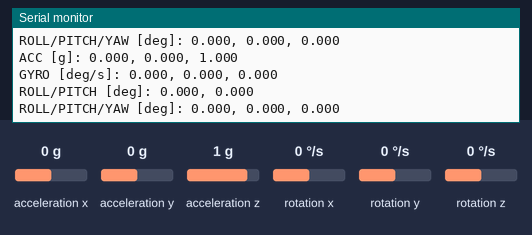
Bench run of a program on a simulated ESP32. On the bench: the last lines printed to the serial monitor. Wiring (inferred from the names in the program): MPU-6050 motion sensor at I2C address 0x68. The inputs (shaded band) are chosen by the test bench; at power-on: acceleration x 0 g, acceleration y 0 g, acceleration z 1 g, rotation x 0 °/s, rotation y 0 °/s, rotation z 0 °/s.

Above: at 4.4 s.
4.5 s: acceleration x set to -1.4 g
At 4.6 s:
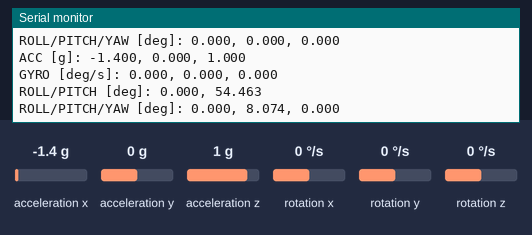
7.5 s: acceleration y set to -1.4 g
At 8.3 s:
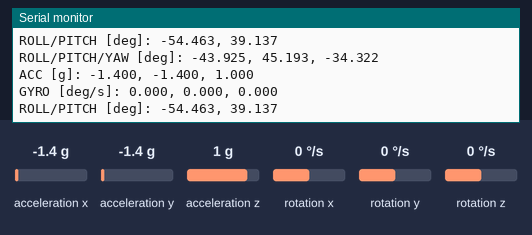
9.0 s: acceleration z set to -1.4 g
At 9.01 s:
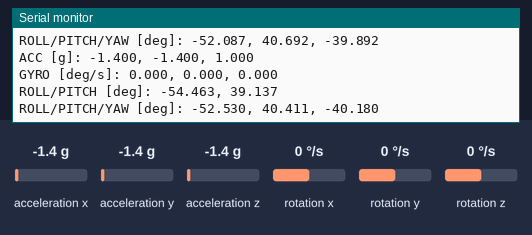
10.5 s: rotation x set to -192 °/s
At 10.51 s:
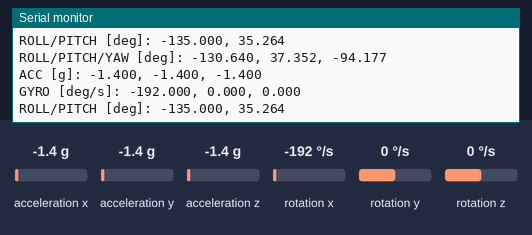
12.0 s: rotation y set to -192 °/s
At 12.02 s:
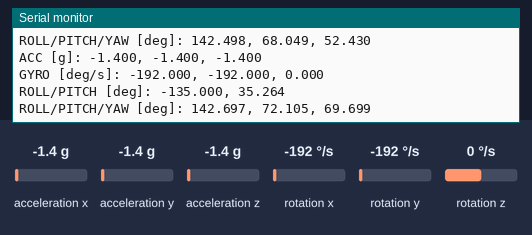
Timing chart, 0 to 14.5 s (numbered marks = the images above; inputs shaded):
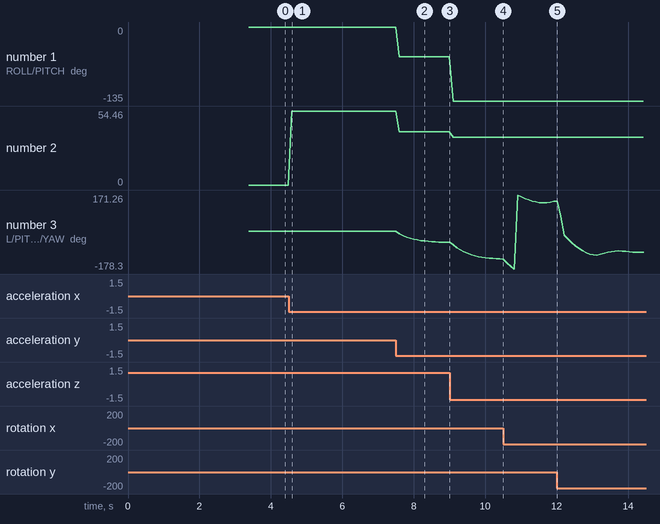

The program:

main.cpp
```cpp
#include <Arduino.h>

#include "mpu6050.h"

#include "imu_filter.h"


constexpr uint32_t IMU_INTERVAL_MS = 10;
constexpr uint32_t PRINT_INTERVAL_MS = 100;

ImuFilter imuFilter(2.0f);

uint32_t lastImuTime = 0;
uint32_t lastPrintTime = 0;

Mpu6050Data data;
EulerAngles latestAngles;


void setup()
{
    Serial.begin(115200);

    if (!mpu6050Init())
    {
        Serial.println("MPU6050 initialization failed");

        while (true)
        {
            delay(1000);
        }
    }

    Serial.println("MPU6050 initialized successfully");

    Serial.println("Keep MPU6050 completely still...");
    Serial.println("Gyroscope calibration starting");

    if (mpu6050CalibrateGyro(500))
    {
        Mpu6050GyroBias bias =
            mpu6050GetGyroBias();

        Serial.println("Calibration complete");

        Serial.print("Gyro bias: ");
        Serial.print(bias.gx, 3);
        Serial.print(", ");

        Serial.print(bias.gy, 3);
        Serial.print(", ");

        Serial.println(bias.gz, 3);
    }
    else
    {
        Serial.println("Gyroscope calibration failed");

        while (true)
        {
            delay(1000);
        }
    }

    Mpu6050Data initialData;

    if (mpu6050Read(initialData))
    {
        Mpu6050Orientation initialOrientation;

        mpu6050GetAccelOrientation(
            initialData,
            initialOrientation
        );

        Serial.println("Orientation filter initialized");
    }

    lastImuTime = millis();
    lastPrintTime = lastImuTime;
}


void loop()
{
    uint32_t currentTime = millis();

    if (currentTime - lastImuTime >= IMU_INTERVAL_MS)
    {
        float deltaTime = (currentTime - lastImuTime) / 1000.0f;

        lastImuTime = currentTime;

        if (mpu6050Read(data))
        {
            imuFilter.update(data, deltaTime);

            latestAngles = imuFilter.getEulerAngles();
        }
        else
        {
            Serial.println("MPU6050 read failed");
        }
    }

    if (currentTime - lastPrintTime >= PRINT_INTERVAL_MS)
        {
            lastPrintTime = currentTime;

            Serial.print("ACC [g]: ");

            Serial.print(data.ax, 3);
            Serial.print(", ");

            Serial.print(data.ay, 3);
            Serial.print(", ");

            Serial.println(data.az, 3);


            Serial.print("GYRO [deg/s]: ");

            Serial.print(data.gx, 3);
            Serial.print(", ");

            Serial.print(data.gy, 3);
            Serial.print(", ");

            Serial.println(data.gz, 3);


            Mpu6050Orientation orientation;

            mpu6050GetAccelOrientation(
                data,
                orientation
            );

            Serial.print("ROLL/PITCH [deg]: ");

            Serial.print(orientation.roll, 3);

            Serial.print(", ");

            Serial.println(orientation.pitch, 3);


            Serial.print(
                "ROLL/PITCH/YAW [deg]: "
            );

            Serial.print(latestAngles.roll, 3);
            Serial.print(", ");

            Serial.print(latestAngles.pitch, 3);
            Serial.print(", ");

            Serial.println(latestAngles.yaw, 3);

            Serial.println();
        }
}
```

imu_filter.h
```cpp
#ifndef IMU_FILTER_H
#define IMU_FILTER_H

#include "mpu6050.h"


struct Quaternion
{
    float w;
    float x;
    float y;
    float z;
};


struct EulerAngles
{
    float roll;
    float pitch;
    float yaw;
};


class ImuFilter
{
public:
    ImuFilter(float proportionalGain = 2.0f);

    void reset();

    void update(
        const Mpu6050Data& data,
        float deltaTime
    );

    Quaternion getQuaternion() const;

    EulerAngles getEulerAngles() const;

private:
    float kp;

    Quaternion q;
};

#endif
```

mpu6050.h
```cpp
#ifndef MPU6050_H
#define MPU6050_H

#include <Arduino.h>

constexpr uint8_t I2C_SDA_PIN = 21;
constexpr uint8_t I2C_SCL_PIN = 22;

constexpr uint8_t MPU6050_ADDRESS = 0x68;

struct Mpu6050RawData
{
    int16_t ax;
    int16_t ay;
    int16_t az;

    int16_t temperature;

    int16_t gx;
    int16_t gy;
    int16_t gz;
};

struct Mpu6050Data
{
    float ax;
    float ay;
    float az;

    float gx;
    float gy;
    float gz;
};

struct Mpu6050GyroBias
{
    float gx;
    float gy;
    float gz;
};

struct Mpu6050Orientation
{
    float roll;
    float pitch;
};


bool mpu6050Init();

bool mpu6050ReadRaw(Mpu6050RawData& data);

bool mpu6050Read(Mpu6050Data& data);

bool mpu6050CalibrateGyro(uint16_t sampleCount);

Mpu6050GyroBias mpu6050GetGyroBias();

bool mpu6050GetAccelOrientation(
    const Mpu6050Data& data,
    Mpu6050Orientation& orientation
);

#endif
```

orientation_filter.h
```cpp
#ifndef ORIENTATION_FILTER_H
#define ORIENTATION_FILTER_H

#include "mpu6050.h"


struct OrientationEstimate
{
    float roll;
    float pitch;
};


class ComplementaryFilter
{
public:
    ComplementaryFilter(float alpha = 0.98f);

    void reset(float roll, float pitch);

    OrientationEstimate update(
        const Mpu6050Data& data,
        float deltaTime
    );

private:
    float alpha;

    float roll;
    float pitch;
};

#endif
```

imu_filter.cpp
```cpp
#include "imu_filter.h"

#include <math.h>


ImuFilter::ImuFilter(float proportionalGain)
    : kp(proportionalGain)
{
    reset();
}


void ImuFilter::reset()
{
    q.w = 1.0f;
    q.x = 0.0f;
    q.y = 0.0f;
    q.z = 0.0f;
}


void ImuFilter::update(
    const Mpu6050Data& data,
    float deltaTime)
{
    // Gyroscope values must be in radians/second
    float gx = data.gx * PI / 180.0f;
    float gy = data.gy * PI / 180.0f;
    float gz = data.gz * PI / 180.0f;


    // Accelerometer measurement
    float ax = data.ax;
    float ay = data.ay;
    float az = data.az;


    // Normalize accelerometer vector
    float accelMagnitude =
        sqrtf(ax * ax + ay * ay + az * az);

    if (accelMagnitude > 0.0001f)
    {
        ax /= accelMagnitude;
        ay /= accelMagnitude;
        az /= accelMagnitude;


        // Estimated gravity direction from quaternion
        float estimatedGx =
            2.0f * (q.x * q.z - q.w * q.y);

        float estimatedGy =
            2.0f * (q.w * q.x + q.y * q.z);

        float estimatedGz =
            q.w * q.w -
            q.x * q.x -
            q.y * q.y +
            q.z * q.z;


        // Error between measured and estimated gravity
        float errorX =
            ay * estimatedGz -
            az * estimatedGy;

        float errorY =
            az * estimatedGx -
            ax * estimatedGz;

        float errorZ =
            ax * estimatedGy -
            ay * estimatedGx;


        // Correct gyroscope
        gx += kp * errorX;
        gy += kp * errorY;
        gz += kp * errorZ;
    }


    // Quaternion derivative
    float qDotW =
        0.5f *
        (-q.x * gx - q.y * gy - q.z * gz);

    float qDotX =
        0.5f *
        ( q.w * gx + q.y * gz - q.z * gy);

    float qDotY =
        0.5f *
        ( q.w * gy - q.x * gz + q.z * gx);

    float qDotZ =
        0.5f *
        ( q.w * gz + q.x * gy - q.y * gx);


    // Integrate quaternion
    q.w += qDotW * deltaTime;
    q.x += qDotX * deltaTime;
    q.y += qDotY * deltaTime;
    q.z += qDotZ * deltaTime;


    // Normalize quaternion
    float quaternionMagnitude =
        sqrtf(
            q.w * q.w +
            q.x * q.x +
            q.y * q.y +
            q.z * q.z
        );

    if (quaternionMagnitude > 0.0001f)
    {
        q.w /= quaternionMagnitude;
        q.x /= quaternionMagnitude;
        q.y /= quaternionMagnitude;
        q.z /= quaternionMagnitude;
    }
}


Quaternion ImuFilter::getQuaternion() const
{
    return q;
}


EulerAngles ImuFilter::getEulerAngles() const
{
    EulerAngles angles;


    // Roll
    float rollNumerator =
        2.0f *
        (q.w * q.x + q.y * q.z);

    float rollDenominator =
        1.0f -
        2.0f *
        (q.x * q.x + q.y * q.y);

    angles.roll =
        atan2f(
            rollNumerator,
            rollDenominator
        ) * RAD_TO_DEG;


    // Pitch
    float pitchValue =
        2.0f *
        (q.w * q.y - q.z * q.x);

    if (fabsf(pitchValue) >= 1.0f)
    {
        angles.pitch =
            copysignf(
                90.0f,
                pitchValue
            );
    }
    else
    {
        angles.pitch =
            asinf(pitchValue) *
            RAD_TO_DEG;
    }


    // Yaw
    float yawNumerator =
        2.0f *
        (q.w * q.z + q.x * q.y);

    float yawDenominator =
        1.0f -
        2.0f *
        (q.y * q.y + q.z * q.z);

    angles.yaw =
        atan2f(
            yawNumerator,
            yawDenominator
        ) * RAD_TO_DEG;


    return angles;
}
```

mpu6050.cpp
```cpp
#include "mpu6050.h"

#include <Wire.h>
#include <math.h>


constexpr uint8_t MPU6050_PWR_MGMT_1 = 0x6B;
constexpr uint8_t MPU6050_ACCEL_XOUT_H = 0x3B;

constexpr float ACCEL_SENSITIVITY = 16384.0f;
constexpr float GYRO_SENSITIVITY = 131.0f;


static Mpu6050GyroBias gyroBias =
{
    0.0f,
    0.0f,
    0.0f
};


static int16_t combineBytes(uint8_t highByte,
                            uint8_t lowByte)
{
    return static_cast<int16_t>(
        (static_cast<uint16_t>(highByte) << 8) |
        lowByte
    );
}


bool mpu6050Init()
{
    Wire.begin(I2C_SDA_PIN, I2C_SCL_PIN);

    // Wake up MPU6050
    Wire.beginTransmission(MPU6050_ADDRESS);
    Wire.write(MPU6050_PWR_MGMT_1);
    Wire.write(0x00);

    uint8_t error = Wire.endTransmission();

    return error == 0;
}


bool mpu6050ReadRaw(Mpu6050RawData& data)
{
    // Tell MPU6050 which register to start reading from
    Wire.beginTransmission(MPU6050_ADDRESS);
    Wire.write(MPU6050_ACCEL_XOUT_H);

    // Keep control of the I2C bus for the following read
    uint8_t error = Wire.endTransmission(false);

    if (error != 0)
    {
        return false;
    }


    // Request AX through GZ = 14 bytes
    uint8_t bytesRequested = 14;

    uint8_t bytesReceived =
        Wire.requestFrom(
            MPU6050_ADDRESS,
            bytesRequested,
            true
        );

    if (bytesReceived != bytesRequested)
    {
        return false;
    }


    uint8_t buffer[14];

    for (uint8_t i = 0; i < 14; i++)
    {
        buffer[i] = Wire.read();
    }


    data.ax = combineBytes(buffer[0], buffer[1]);
    data.ay = combineBytes(buffer[2], buffer[3]);
    data.az = combineBytes(buffer[4], buffer[5]);

    data.temperature =
        combineBytes(buffer[6], buffer[7]);

    data.gx = combineBytes(buffer[8], buffer[9]);
    data.gy = combineBytes(buffer[10], buffer[11]);
    data.gz = combineBytes(buffer[12], buffer[13]);

    return true;
}


bool mpu6050Read(Mpu6050Data& data)
{
    Mpu6050RawData rawData;

    if (!mpu6050ReadRaw(rawData))
    {
        return false;
    }

    data.ax =
        static_cast<float>(rawData.ax) /
        ACCEL_SENSITIVITY;

    data.ay =
        static_cast<float>(rawData.ay) /
        ACCEL_SENSITIVITY;

    data.az =
        static_cast<float>(rawData.az) /
        ACCEL_SENSITIVITY;


    data.gx =
        static_cast<float>(rawData.gx) /
        GYRO_SENSITIVITY -
        gyroBias.gx;

    data.gy =
        static_cast<float>(rawData.gy) /
        GYRO_SENSITIVITY -
        gyroBias.gy;

    data.gz =
        static_cast<float>(rawData.gz) /
        GYRO_SENSITIVITY -
        gyroBias.gz;

    return true;
}


bool mpu6050CalibrateGyro(uint16_t sampleCount)
{
    if (sampleCount == 0)
    {
        return false;
    }

    float sumGx = 0.0f;
    float sumGy = 0.0f;
    float sumGz = 0.0f;

    uint16_t successfulSamples = 0;

    for (uint16_t i = 0; i < sampleCount; i++)
    {
        Mpu6050RawData rawData;

        if (mpu6050ReadRaw(rawData))
        {
            float gx =
                static_cast<float>(rawData.gx) /
                GYRO_SENSITIVITY;

            float gy =
                static_cast<float>(rawData.gy) /
                GYRO_SENSITIVITY;

            float gz =
                static_cast<float>(rawData.gz) /
                GYRO_SENSITIVITY;

            sumGx += gx;
            sumGy += gy;
            sumGz += gz;

            successfulSamples++;
        }

        delay(5);
    }

    if (successfulSamples == 0)
    {
        return false;
    }

    gyroBias.gx = sumGx / successfulSamples;
    gyroBias.gy = sumGy / successfulSamples;
    gyroBias.gz = sumGz / successfulSamples;

    return true;
}


Mpu6050GyroBias mpu6050GetGyroBias()
{
    return gyroBias;
}


bool mpu6050GetAccelOrientation(
    const Mpu6050Data& data,
    Mpu6050Orientation& orientation)
{

    orientation.roll =
        atan2f(data.ay, data.az) *
        RAD_TO_DEG;

    float denominator =
        sqrtf(
            data.ay * data.ay +
            data.az * data.az
        );

    orientation.pitch =
        atan2f(-data.ax, denominator) *
        RAD_TO_DEG;

    return true;
}
```

orientation_filter.cpp
```cpp
#include "orientation_filter.h"

#include <math.h>


ComplementaryFilter::ComplementaryFilter(float alpha)
    : alpha(alpha),
      roll(0.0f),
      pitch(0.0f)
{
}


void ComplementaryFilter::reset(
    float initialRoll,
    float initialPitch)
{
    roll = initialRoll;
    pitch = initialPitch;
}


OrientationEstimate ComplementaryFilter::update(
    const Mpu6050Data& data,
    float deltaTime)
{

    // Accelerometer orientation
    float accelRoll =
        atan2f(data.ay, data.az) *
        RAD_TO_DEG;

    float denominator =
        sqrtf(
            data.ay * data.ay +
            data.az * data.az
        );

    float accelPitch =
        atan2f(-data.ax, denominator) *
        RAD_TO_DEG;


    // Gyroscope prediction
    float gyroRoll =
        roll +
        data.gx * deltaTime;

    float gyroPitch =
        pitch +
        data.gy * deltaTime;


    // Complementary filter
    roll =
        alpha * gyroRoll +
        (1.0f - alpha) * accelRoll;

    pitch =
        alpha * gyroPitch +
        (1.0f - alpha) * accelPitch;


    OrientationEstimate result;

    result.roll = roll;
    result.pitch = pitch;

    return result;
}
```

Measured:
- after the input at 4.5 s, the serial monitor: prints a new line after 0.09 s (image 1)
- after the input at 7.5 s, the serial monitor: prints a new line after 0.10 s (image 2)
- after the input at 10.5 s, the serial monitor: prints a new line at once (image 4)
- after the input at 12.0 s, the serial monitor: prints a new line at once (image 5)
- plotted number 1: 0 → -54.46 after the input at 7.5 s, -54.46 → -135 after the input at 9.0 s
- plotted number 2: 0 → 54.46 after the input at 4.5 s, 54.46 → 39.14 after the input at 7.5 s, 39.14 → 35.26 after the input at 9.0 s
- plotted number 3: 0 → -52.09 after the input at 7.5 s, -52.09 → -130.64 after the input at 9.0 s, -130.64 → 142.5 after the input at 10.5 s, 142.5 → -99.69 after the input at 12.0 s
